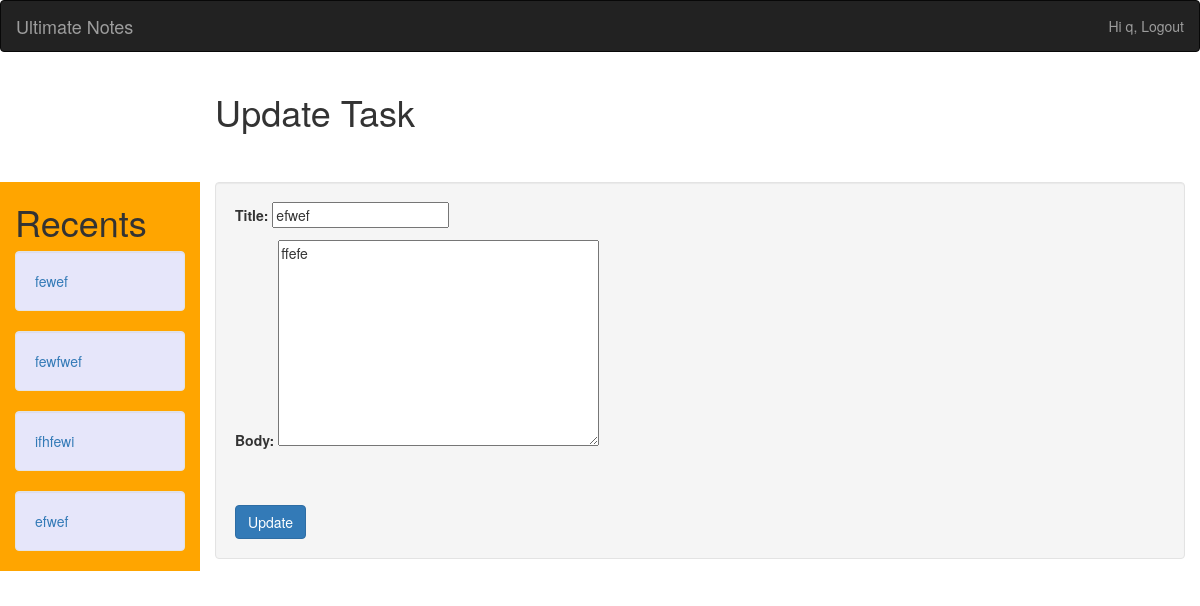
Page /update/53 (signed in) on the earlier database version.
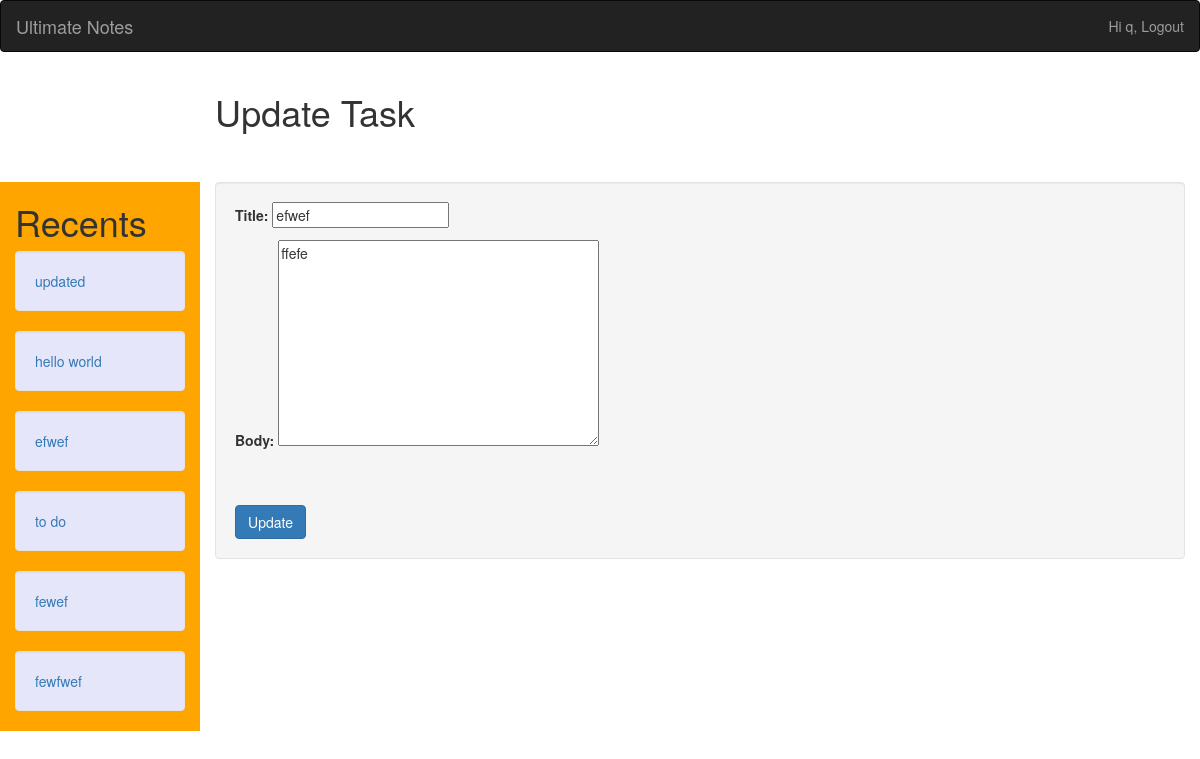
Same page on the later database version.
### account/models.py (models this page shows, shortened)
class Account(AbstractBaseUser):
	email 					= models.EmailField(verbose_name="email", max_length=60, unique=True)
	username 				= models.CharField(max_length=30, unique=True)
	date_joined				= models.DateTimeField(verbose_name='date joined', auto_now_add=True)
	last_login				= models.DateTimeField(verbose_name='last login', auto_now=True)
	is_admin				= models.BooleanField(default=False)
	is_active				= models.BooleanField(default=True)
	is_staff				= models.BooleanField(default=False)
	is_superuser			= models.BooleanField(default=False)
	USERNAME_FIELD = 'email'
	REQUIRED_FIELDS = ['username']
	objects = MyAccountManager()

### notes_app/models.py (models this page shows, shortened)
class Task(models.Model):
	title = models.CharField(max_length = 250)
	body = models.TextField(null = True, blank = True)
	complete = models.BooleanField(default = False)
	created = models.DateTimeField(auto_now_add = True)
	updated = models.DateTimeField(auto_now = True)
	author = models.ForeignKey(AUTH_USER_MODEL, on_delete = models.CASCADE,  null = True, blank = True)

### notes_app/views.py (the view)
# urls.py: path('update/<str:pk>', views.update, name = "task_update"),
def update(request, pk):
	context = {}
	if request.user.is_authenticated:
		current_user = request.user
		tasks = Task.objects.filter(author = current_user)
		tasks = tasks.order_by("-updated")
		if len(Task.objects.filter(id = pk)) != 0 and  request.user == Task.objects.filter(id = pk)[0].author:
			if request.method == 'POST':
				task = Task.objects.get(id = pk)
				form = TaskForm(request.POST,instance = task)
				old_title = task.title
				if len(old_title) > 50:
					old_title = old_title[:50]
				messages.success(request, "Task \"%s\" successfully updated" % (old_title))
				form.save()
				return redirect(reverse("index"))
			elif request.method != "POST":
				try:
					task = Task.objects.get(id = pk)
					form = TaskForm(instance = task)
					context["task"] = task
					context["form"] = form
					context["tasks"] = tasks
					return render(request, 'notes_app/task_update.html', context)
				except:
					error_message  ='The following update page does\'nt exist'
					return render(request, 'notes_app/index.html')
		else:
			return redirect(reverse('index'))
	elif not user.is_authenticated:
		return render(request, 'notes_app/index.html')
	return render(request, 'notes_app/task_update.html', context)

### notes_app/forms.py
class TaskForm(forms.ModelForm):
	class Meta:
		model = Task
		fields = ['title', 'body']

### notes_app/templates/notes_app/task_update.html (shortened to what this page needs)
{% extends 'notes_app/base.html' %}
{% block content %}
<div class = "container-fluid">
<div class = "row">
	<div class = "col-md-2">
	</div>
	<div class = "col-md-10">
	<h1>Update Task</h1>
</div>
</div>
</div>
<Br><br>
<div class = "container-fluid">
	<div class = "row">
		<div class = "col-md-2" style = "background-color:orange;">
			<h1>Recents</h1>
			{% for task in tasks %}
				<div class = "well" style = "background-color:lavender;">
				<a href = "{% url 'task_update' task.id %}">{{ task.title }}</a>
				</div>
			{% endfor %}
		</div>
		<div class = "col-sm-10">
			<form action = "" method = "POST" autocomplete="off">
				<div class = "well">
				{{ form.as_p }}
				<br><br>
				<input type = "submit" value = "Update" class = "btn btn-primary">
			</form>
		</div>
	</div>
{% endblock content %}

### notes_app/templates/notes_app/base.html (shortened to what this page needs)
<!DOCTYPE html>
<html lang = "en">
<html>
<head>
	{% load static %}
	<link rel = "stylesheet" href = "{% static 'notes_app/style.css' %}" type="text/css">
<link rel="stylesheet" href="https://maxcdn.bootstrapcdn.com/bootstrap/3.4.1/css/bootstrap.min.css">
  </head>
</head>
<body>
	{% if not user.is_authenticated %}
	<nav class="navbar navbar-inverse">
		<div class="container-fluid">
		<div class="navbar-header">
				<a class="navbar-brand" href="{% url 'index' %}">Ultimate Notes</a></div>
			<ul class="nav navbar-nav navbar-right">
				<li><a href="{% url 'register' %}"><span class="glyphicon glyphicon-user"></span> Sign Up</a></li>
				<li><a href="{% url 'login' %}"><span class="glyphicon glyphicon-log-in"></span> Login</a></li>
		</ul></div></nav>
{% else %}
	<nav class="navbar navbar-inverse">
		<div class="container-fluid">
			<div class="navbar-header">
				<a class="navbar-brand" href="{% url 'index' %}">Ultimate Notes</a></div>
			<ul class="nav navbar-nav navbar-right">
				<li><a href = "{% url 'logout' %}">Hi {{ user.username }}, Logout</a></li>
			</ul></div></nav>
{% endif %}
{% block content %}{% endblock content %}
</body>

### notes_app/static/notes_app/style.css (style rules this page uses)
body { background-color: blue; }
a { background-color : pink; }

Differences in the rows shown:
changed Task: title "ifhfewi" → "updated"; moves up the list
added Task: title "hello world"
changed Task "efwef": moves up the list
added Task: title "to do"
